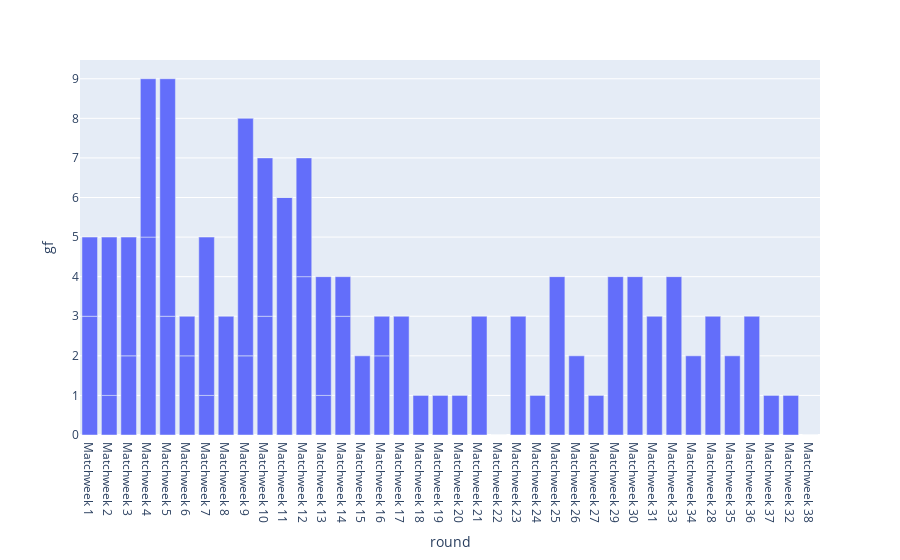

The notebook cell this image was saved under:
### Markdown cell above
We see that Manchester City scored most of their goals in the first half of the season

### Code cell
px.bar(matches[matches['team'] == 'Manchester City'], "round", "gf")

### Figure 1 — Plotly figure (JSON) as saved in the notebook; plotly's stock layout.template omitted (floating-point values rounded to 4 significant figures)
{"data": [{"alignmentgroup": "True", "hovertemplate": "round=%{x}<br>gf=%{y}<extra></extra>", "legendgroup": "", "marker": {"color": "#636efa", "pattern": {"shape": ""}}, "name": "", "offsetgroup": "", "orientation": "v", "showlegend": false, "textposition": "auto", "type": "bar", "x": ["Matchweek 1", "Matchweek 2", "Matchweek 3", "Matchweek 4", "Matchweek 5", "Matchweek 6", "Matchweek 7", "Matchweek 8", "Matchweek 9", "Matchweek 10", "Matchweek 11", "Matchweek 12", "Matchweek 13", "Matchweek 14", "Matchweek 15", "Matchweek 16", "Matchweek 1", "Matchweek 2", "Matchweek 3", "Matchweek 4", "Matchweek 5", "Matchweek 6", "Matchweek 8", "Matchweek 9", "Matchweek 10", "Matchweek 11", "Matchweek 13", "Matchweek 14", "Matchweek 15", "Matchweek 16", "Matchweek 17", "Matchweek 18", "Matchweek 19", "Matchweek 20", "Matchweek 7", "Matchweek 21", "Matchweek 22", "Matchweek 23", "Matchweek 12", "Matchweek 24", "Matchweek 25", "Matchweek 26", "Matchweek 27", "Matchweek 29", "Matchweek 30", "Matchweek 31", "Matchweek 33", "Matchweek 34", "Matchweek 28", "Matchweek 35", "Matchweek 36", "Matchweek 37", "Matchweek 32", "Matchweek 38"], "xaxis": "x", "y": [3, 1, 2, 5, 3, 2, 1, 0, 2, 3, 6, 4, 1, 3, 0, 2, 2, 4, 3, 4, 6, 1, 3, 6, 4, 0, 3, 1, 2, 1, 3, 1, 1, 1, 4, 3, 0, 3, 3, 1, 4, 2, 1, 4, 4, 3, 4, 2, 3, 2, 3, 1, 1, 0], "yaxis": "y"}], "layout": {"barmode": "relative", "legend": {"tracegroupgap": 0}, "margin": {"t": 60}, "xaxis": {"anchor": "y", "domain": [0, 1], "title": {"text": "round"}}, "yaxis": {"anchor": "x", "domain": [0, 1], "title": {"text": "gf"}}}}
